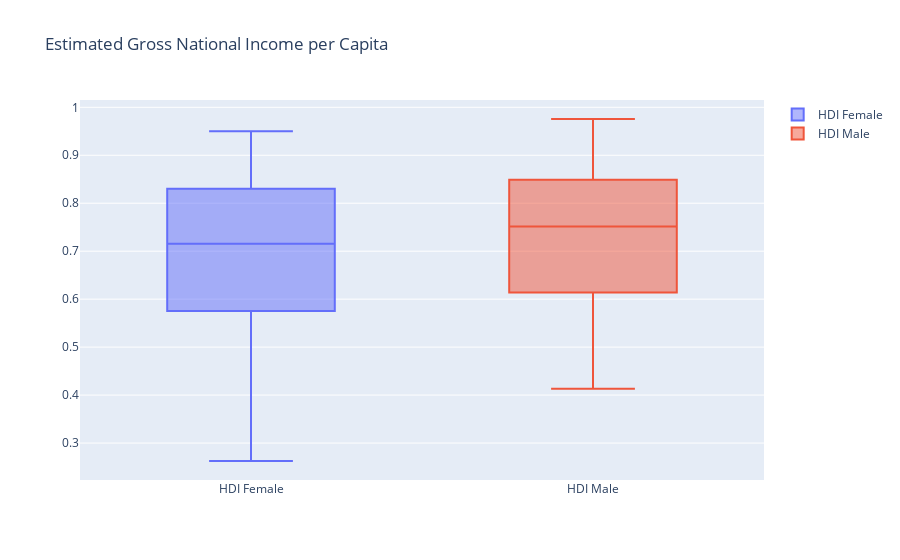

This figure's notebook cell:
### Code cell
trace1 = go.Box(
    y=gd2.iloc[:, 3],
    name = "HDI Female"
)
trace2 = go.Box(
    y=gd2.iloc[:, 4],
    name = "HDI Male"
)
fig = go.Figure( data = [trace1, trace2], layout = dict(title = "Estimated Gross National Income per Capita"))
#iplot(fig) #I found this code online, but I don't know why it cannot show the vis in my colab
fig.show() #aok now works

### Figure 1 — Plotly figure (JSON) as saved in the notebook; plotly's stock layout.template omitted (floating-point values rounded to 4 significant figures; data arrays with more than 128 entries replaced by an {"elided": "..."} marker saying what was removed)
{"data": [{"name": "HDI Female", "y": {"elided": "191 mixed values"}, "type": "box"}, {"name": "HDI Male", "y": {"elided": "191 mixed values"}, "type": "box"}], "layout": {"title": {"text": "Estimated Gross National Income per Capita"}}}
